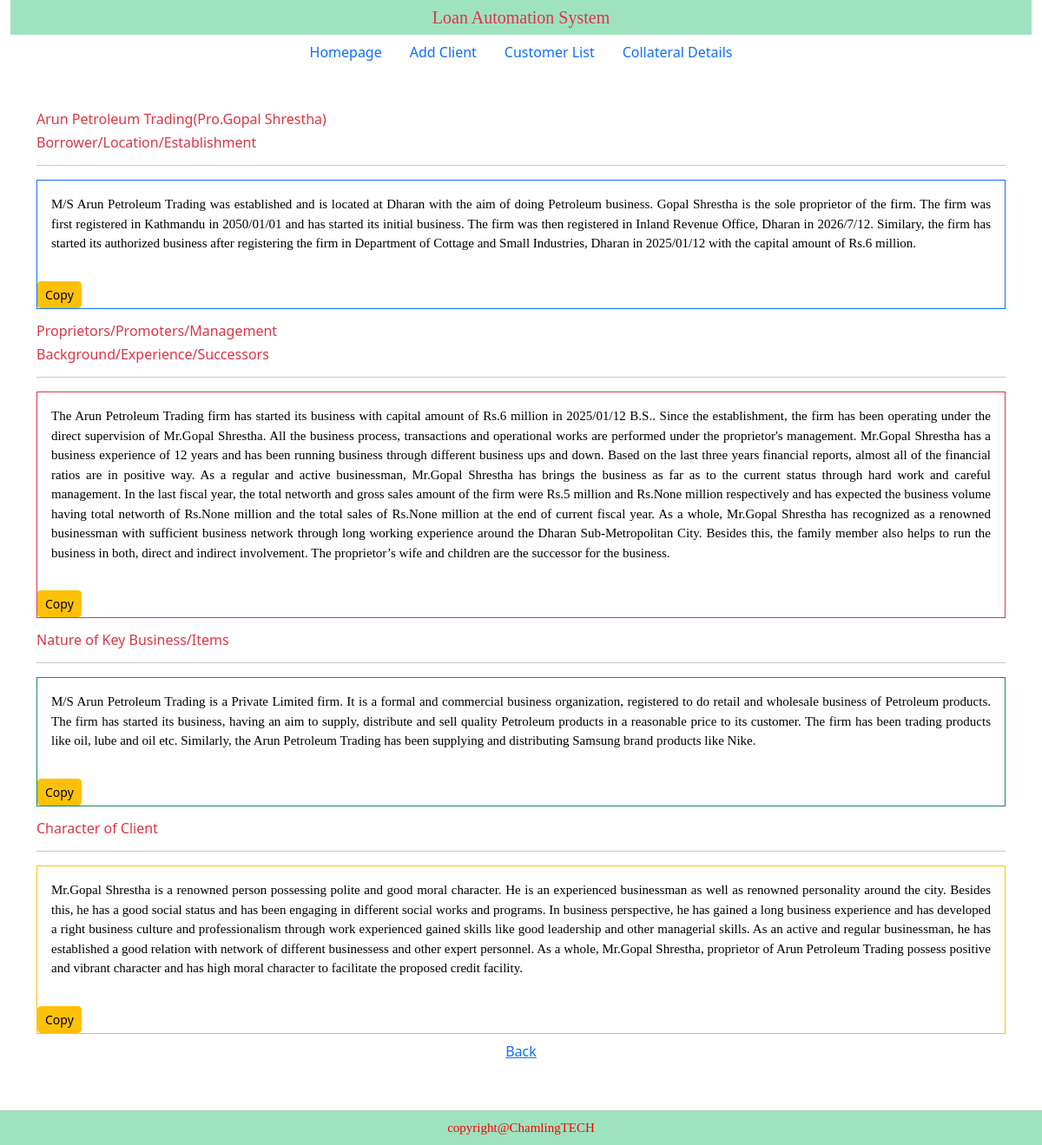
The page /clientdisplay/5 on the database its author committed.
### loanapp/models.py (models this page shows, shortened)
class ClientDetail(models.Model):
    name= models.CharField(max_length=300)
    address= models.CharField(max_length=150)
    vdc= models.CharField(max_length=100, null=True, blank=True)
    vdc_date= models.CharField(max_length=12, null=True, blank=True)
    iro_address= models.CharField(max_length=50)
    iro_date= models.CharField(max_length=12)
    smi_address= models.CharField(max_length=50)
    smi_date= models.CharField(max_length=12)
    capital= models.CharField(max_length=20)
    capital_new= models.CharField(max_length=20, null=True, blank=True, default='')
    pro_name= models.CharField(max_length=100)
    firm_type= models.CharField(max_length=100, choices=FORM_CHOICES)
    exp_year= models.CharField(max_length=5, null=True, default='', blank=True)
    pre_sales= models.CharField(max_length=6, null=True, default='', blank=True)
    pre_networth= models.CharField(max_length=6, null=True, default='', blank=True)
    cur_sales= models.CharField(max_length=6, null=True, default='', blank=True)
    cur_networth= models.CharField(max_length=6, null=True, default='', blank=True)
    business_type= models.CharField(max_length=100, null=True, default='', blank=True)
    product= models.CharField(max_length=100, null=True, default='', blank=True)
    product_types= models.CharField(max_length=100, null=True, default='', blank=True)
    brand= models.CharField(max_length=100, default='', blank=True, null= True)
    brand_types= models.CharField(max_length=100, default='', blank=True, null=True)

### loanapp/views.py (the view)
# urls.py: path('clientdisplay/<int:pk>', ClientDisplay.as_view(), name='clientdisplay'),
class ClientDisplay(DetailView):
    model=ClientDetail
    template_name='client_display.html'

### templates/client_display.html (shortened to what this page needs)
{% extends 'base.html' %}
{% load static %}
{% block css %}  <link rel="stylesheet" href="{% static 'css/client_display.css' %} "> {% endblock css %}
{% block bodycontent %}
<div class="container py-5">
    <div class="section1">
        <h6 class="text-danger"> {{object.name}}(Pro.{{object.pro_name}})</h6>
        <h6 class="text-danger">Borrower/Location/Establishment</h6>
    <hr color="red">
    <div class="border border-primary">
        <p class="p-3" id="FirmDetail">
            M/S {{object.name }} was established and is located at {{object.address }} with the aim of doing
             {{object.business_type}} business. {{object.pro_name}} is the sole proprietor of the firm.
             {% if object.vdc and object.vdc_date %}
                The firm was first registered in {{object.vdc}} in {{object.vdc_date}} and
                has started its initial business.
             {% endif %}
             The firm was then registered in Inland Revenue Office, {{ object.iro_address}}
             in {{object.iro_date}}. Similary, the firm has started its authorized business after registering
             the firm in Department of Cottage and Small Industries, {{object.smi_address}} in {{object.smi_date}}
             with the capital amount of Rs.{{object.capital}} million.
        </p>
        <button type="button" onclick="FirmDetailCopy()" class="btn btn-warning btn-sm text-sm-end mx-auto">Copy</button>
    </div>
    </div>
    <div class="section1">
        <h6 class="text-danger mt-3">Proprietors/Promoters/Management</h6>
        <h6 class="text-danger">Background/Experience/Successors</h6>
    <hr color="red">
    <div class="border border-danger">
        <p id ="FirmBackDetail" class="p-3">
            The {{object.name}} firm has started its business with capital amount of Rs.{{object.capital}} million in
            {{object.smi_date}} B.S.. Since the establishment, the firm has been operating under the direct supervision
            of Mr.{{object.pro_name}}. All the business process, transactions and operational works are performed under
            the proprietor's management. Mr.{{object.pro_name}} has a business experience of {{object.exp_year}} years and
            has been running business through different business ups and down. Based on the last three years financial
            reports, almost all of the financial ratios are in positive way. As a regular and active businessman,
            Mr.{{object.pro_name}} has brings the business as far as to the current status through hard work and careful
            management.
            In the last fiscal year, the total networth and gross sales amount of the firm were Rs.{{object.pre_sales}} million
            and Rs.{{object.pre_networth}} million respectively and has expected the business volume having total networth of
            Rs.{{object.cur_networth}} million and the total sales of Rs.{{object.cur_sales}} million at the end of current
            fiscal year. As a whole, Mr.{{object.pro_name}} has recognized as a renowned businessman with sufficient business
            network through long working experience around the Dharan Sub-Metropolitan City. Besides this, the family member
            also helps to run the business in both, direct and indirect involvement. The proprietor’s wife and children are
            the successor for the business.
        </p>
        <button type="button" onclick="FirmBackCopy()" class="btn btn-warning btn-sm text-sm-end mx-auto">Copy</button>
    </div>
    </div>
    <div class="section1">
        <h6 class="text-danger mt-3">Nature of Key Business/Items</h6>
        <hr color="red">
        <div class="border border-success">
            <p id="FirmNature" class="p-3">
                M/S {{object.name}} is a {{object.firm_type}} firm. It is a formal and commercial
                 business organization, registered to do retail and wholesale business of {{object.business_type}} products.
                 The firm has started its business, having an aim to supply, distribute and sell quality
                 {{object.business_type}} products in a reasonable price to its customer. The firm has been trading
                 {{object.buisness_types}} products like {{object.product_types}} etc.
                 {% if object.brand %}
                 Similarly, the {{object.name}} has been supplying and distributing {{object.brand}} brand products like
                 {{object.brand_types}}.
                 {% endif %}
            </p>
            <button type="button" onclick="FirmNatureCopy()" class="btn btn-warning btn-sm text-sm-end mx-auto">Copy</button>
        </div>
    </div>
     <div class="section1">
        <h6 class="text-danger mt-3">Character of Client</h6>
        <hr color="red">
        <div class="border border-warning">
            <p id="clientcharacter" class="p-3">
                Mr.{{object.pro_name}} is a renowned person possessing polite and good moral character.
                He is an experienced businessman as well as renowned personality around the city.
                Besides this, he has a good social status and has been engaging in different social
                works and programs. In business perspective, he has gained a long business experience and
                 has developed a right business culture and professionalism through work experienced gained
                 skills like good leadership and other managerial skills. As an active and regular businessman,
                  he has established a good relation with network of different businessess and other expert personnel.
                  As a whole, Mr.{{object.pro_name}}, proprietor of {{object.name}} possess positive and vibrant character and has high moral character
                  to facilitate the proposed credit facility.
            </p>
            <button type="button" onclick="ClientCharacterCopy()" class="btn btn-warning btn-sm text-sm-end mx-auto">Copy</button>
        </div>
    </div>
    <div class="back-btn text-center py-2">
        <a href="{% url 'clientlist' %}" class="back-btn">Back</a>
    </div>
</div>
{% endblock bodycontent %}

### static/css/base.css (style rules this page uses)
* { margin:0; padding:0; box-sizing: border-box; }
html { height:100%; }
body { width:100%; display:flex; flex-direction:column; height:100%; }

### static/css/client_display.css (style rules this page uses)
p { color:black; font-family: "Times New Roman", Times, serif; text-align: justify; font-size:15px; text-align: justify; }

### rows shown on the page
ClientDetail: name "Arun Petroleum Trading", pro_name "Gopal Shrestha", address "Dharan", business_type "Petroleum", vdc "Kathmandu", vdc_date "2050/01/01", iro_address "Dharan", iro_date "2026/7/12", smi_address "Dharan", smi_date "2025/01/12", capital "6", exp_year "12", pre_sales "5", pre_networth "None", cur_networth "None", cur_sales "None", firm_type "Private Limited", product_types "oil, lube and oil", brand "Samsung", brand_types "Nike"
